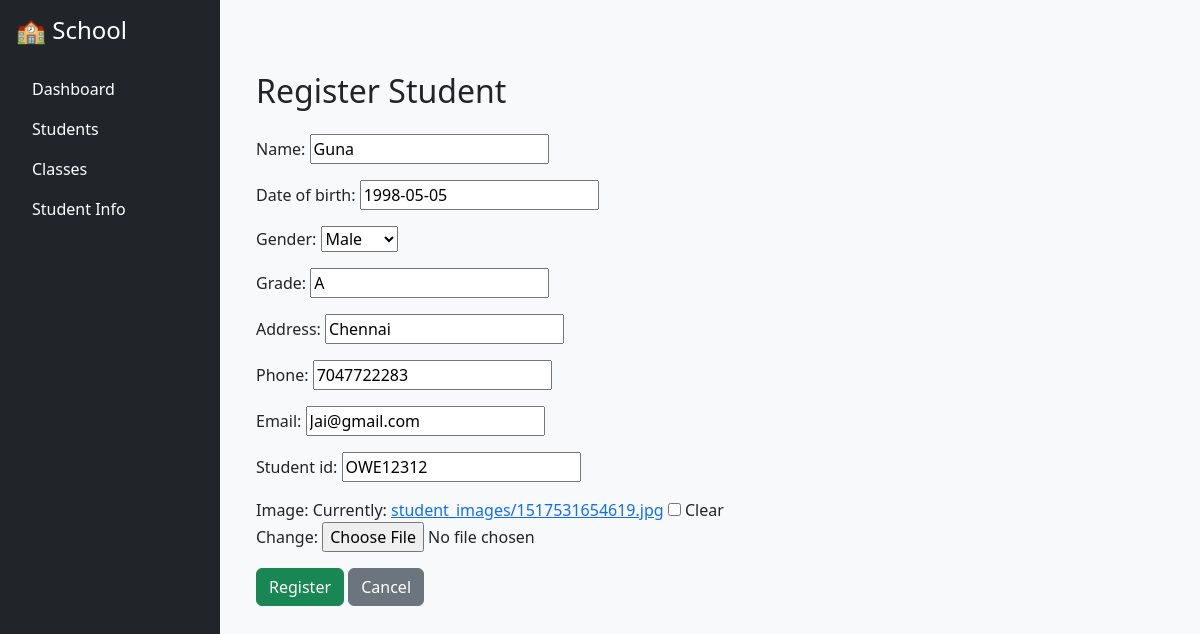
Screenshot of /students/edit/5/ (signed in) with the database file from the repository.
### studentapp/models.py (models this page shows, shortened)
class Student(models.Model):
    GENDER_CHOICES = [('M', 'Male'), ('F', 'Female'), ('O', 'Other')]
    name = models.CharField(max_length=100)
    date_of_birth = models.DateField()
    gender = models.CharField(max_length=1, choices=GENDER_CHOICES)
    grade = models.CharField(max_length=50)
    address = models.CharField(max_length=255)
    phone = models.CharField(max_length=15)
    email = models.EmailField()
    student_id = models.CharField(max_length=8, unique=True)
    image = models.ImageField(upload_to='student_images/', blank=True, null=True)

### studentapp/views.py (the view)
# urls.py: path('students/edit/<int:pk>/', views.edit_student, name='edit_student'),
@login_required
def edit_student(request, pk):
    student = get_object_or_404(Student, pk=pk)
    form = StudentForm(request.POST or None, request.FILES or None, instance=student)
    if form.is_valid():
        form.save()
        return redirect('student_list')
    return render(request, 'studentapp/register_student.html', {'form': form})

### studentapp/forms.py (shortened to what this page needs)
class StudentForm(forms.ModelForm):
    class Meta:
        model = Student
        fields = '__all__'

### studentapp/templates/studentapp/register_student.html (shortened to what this page needs)
{% extends 'studentapp/base.html' %}
{% block content %}
<div class="container mt-5">
    <h2 class="mb-4">Register Student</h2>
    <form method="post" enctype="multipart/form-data" class="needs-validation" novalidate>
        {{ form.as_p }}
        <button class="btn btn-success" type="submit">Register</button>
        <a href="{% url 'student_list' %}" class="btn btn-secondary">Cancel</a>
    </form>
</div>
{% endblock %}

### studentapp/static/studentapp/css/styles.css (style rules this page uses)
body { font-family: 'Segoe UI', sans-serif; }

### rows the page displays
Student: name "Guna", date_of_birth "1998-05-05", gender "Male", grade "A", address "Chennai", phone "7047722283", email "Jai@gmail.com", student_id "OWE12312"
